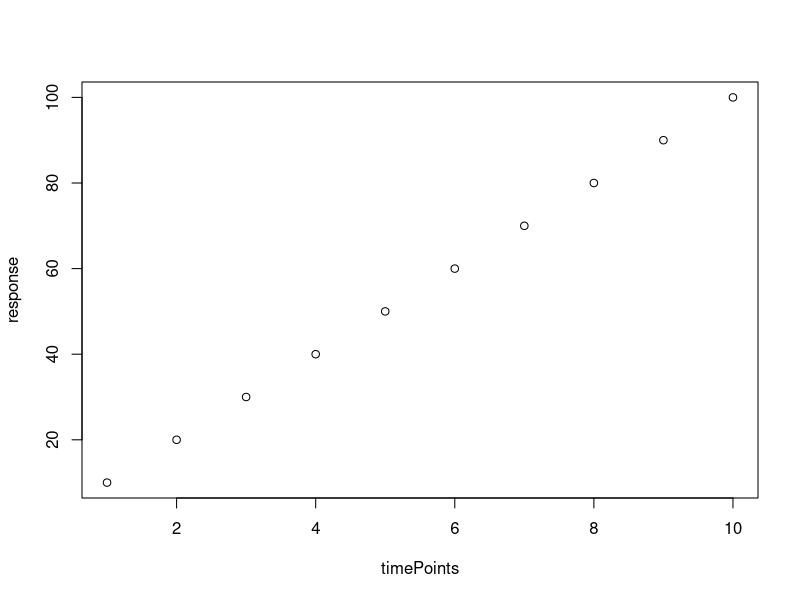
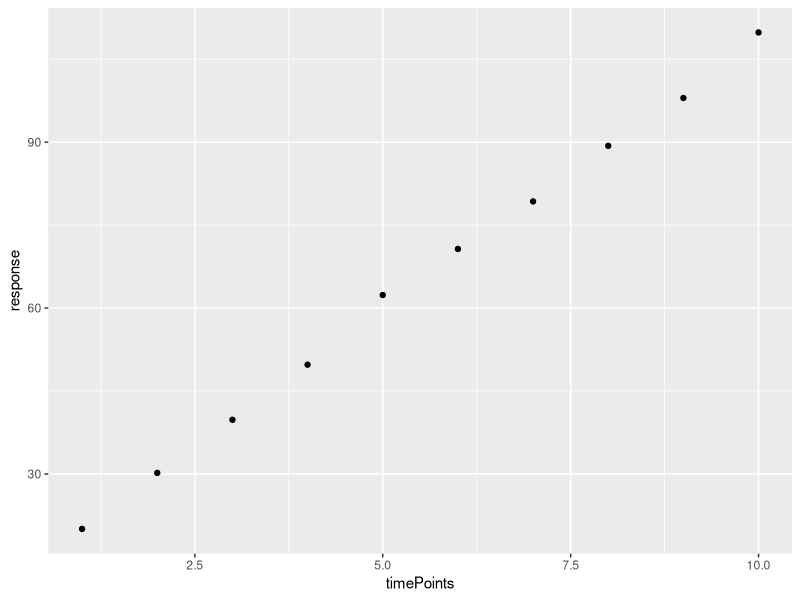
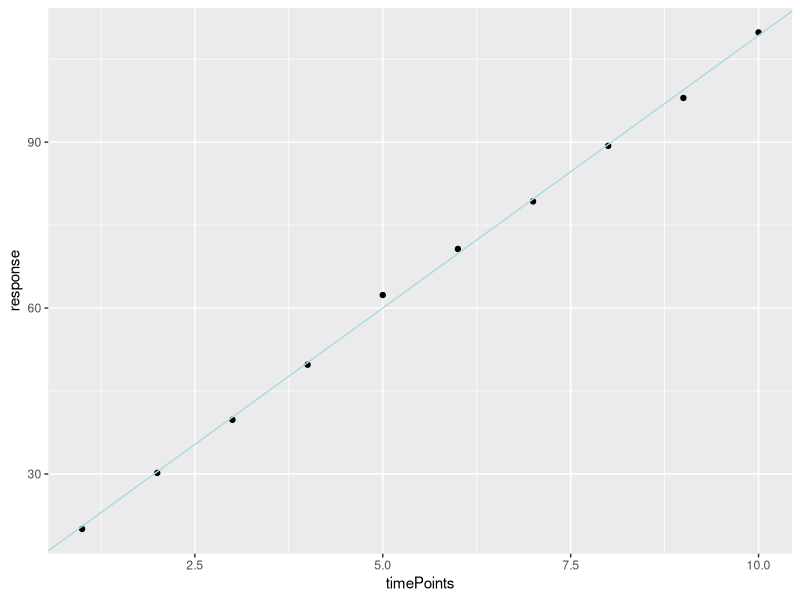
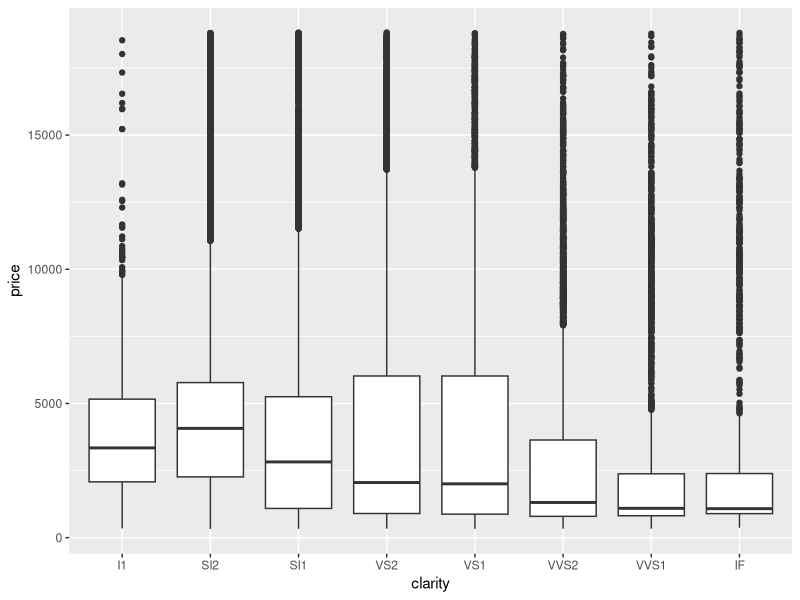
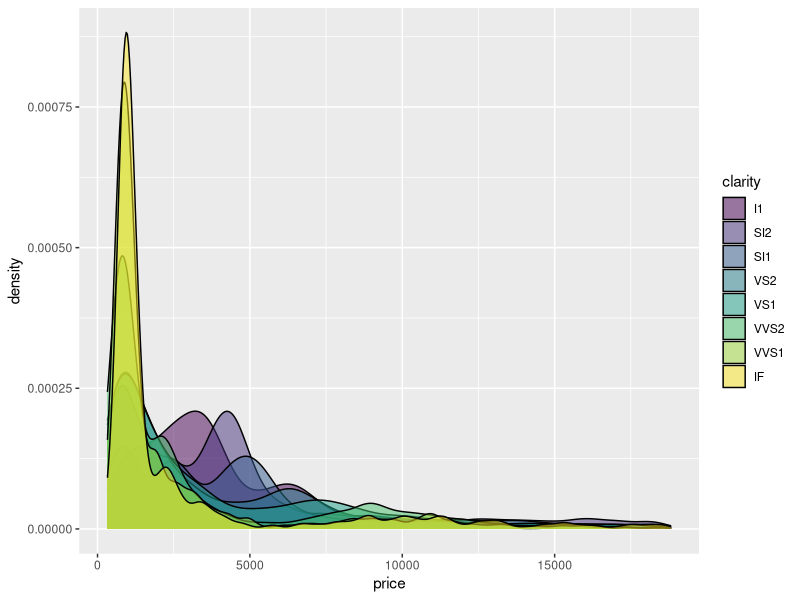

Here is the R script that generated these plots, in order:
## ---- chunk 1
# Load ggplot2
library(ggplot2)
# Generate some fake data
timePoints  <- 1:10
response    <- 1:10 * 10
plot(timePoints, response)
# Add some randomized jitter to our fake data
jitter    <- rnorm(10, 10)
response  <- (1:10 * 10) + jitter
d         <- data.frame(timePoints = timePoints, response = response)
p <- ggplot(d, aes(timePoints, response) ) + geom_point()
print(p)
# Fit a linear model: model response as a function of timePoint
fit <- lm(response ~ timePoints, d)
summary(fit)
coefficients(fit)
# Extract the intercept and slope parameters from our linear model fit
intercept <- coefficients(fit)[1]
slope     <- coefficients(fit)[2]
# Plot the model as an abline on top of our data
print(p + geom_abline( slope = slope
                     , intercept = intercept
                     , color = "lightblue" )
                     )
# Perform a one-way GLM ANOVA on the sample diamonds data set
ggplot(diamonds, aes( clarity, price) ) + geom_boxplot()
ggplot(diamonds, aes( price, fill = clarity) ) + geom_density(alpha = 0.5)
a <- aov( price ~ color, diamonds )
print(a)
summary(a)
